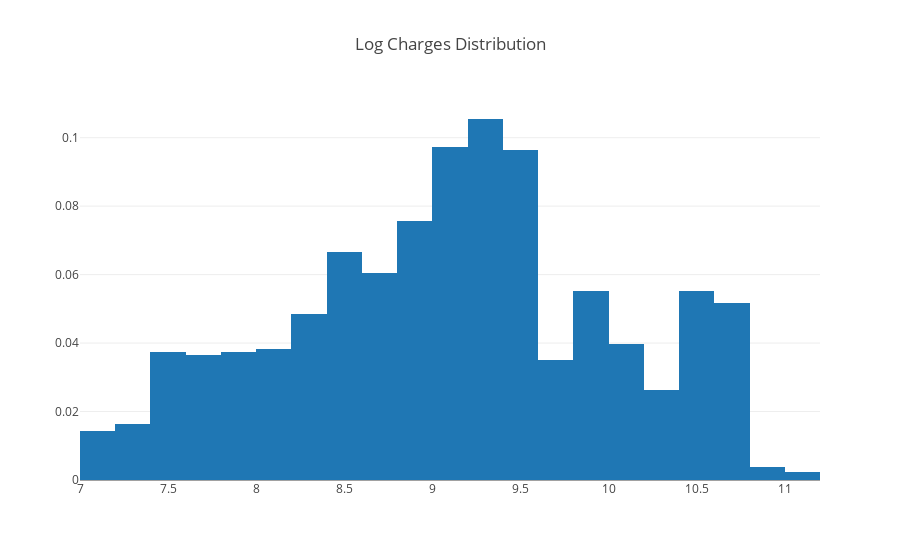

The notebook cell this image was saved under:
### Code cell
# Log Transformation of Charges and Distribution of Log Charges
logcharges_dist = np.log(df_1["charges"])
logcharges_hist = go.Histogram(x=logcharges_dist, histnorm='probability', name="Log Charges Distribution")
data = [logcharges_hist]
layout = go.Layout(title="Log Charges Distribution")
fig = go.Figure(data=data, layout=layout)
iplot(fig, filename="Log Charges Distribution")

### Figure 1 — Plotly figure (JSON) as saved in the notebook; plotly's stock layout.template omitted (floating-point values rounded to 4 significant figures; data arrays with more than 128 entries replaced by an {"elided": "..."} marker saying what was removed)
{"data": [{"histnorm": "probability", "name": "Log Charges Distribution", "type": "histogram", "uid": "a6cafd65-fbaa-4f1c-aedc-a0b235a39e46", "x": {"elided": "1337 float values"}}], "layout": {"title": {"text": "Log Charges Distribution"}}}
